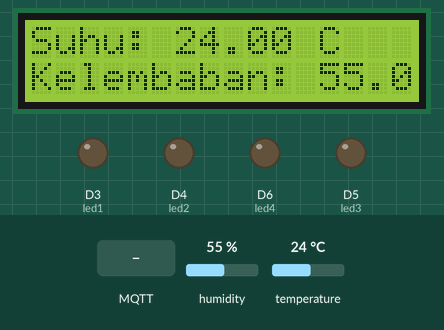
The sketch below on a simulated ESP8266 (NodeMCU). Shown: 16×2 character LCD, output pins drawn as LEDs (lit = HIGH). The test bench sets the inputs (shaded band); at power-on: humidity 55 %, temperature 24 °C. WiFi joins after 1.5 s; servers stay silent unless stated; no MQTT or app messages arrive unless stated; what the sketch prints to the serial monitor is not drawn.

Above: at 2.7 s.
2.8 s: MQTT message "D3=1" arrives on the first subscribed topic
At 3.4 s:
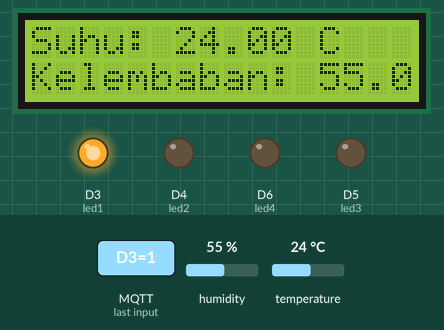
4.3 s: MQTT message "D4=1" arrives on the first subscribed topic
At 5.5 s:
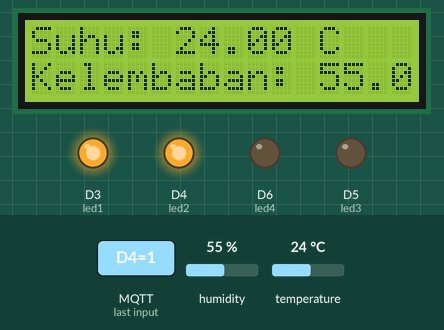
5.8 s: MQTT message "D3=0" arrives on the first subscribed topic
At 6.9 s:
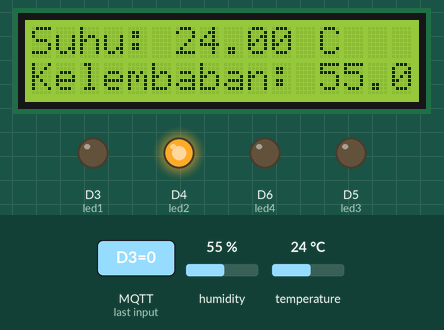
7.3 s: MQTT message "D5=1" arrives on the first subscribed topic
At 8.0 s:
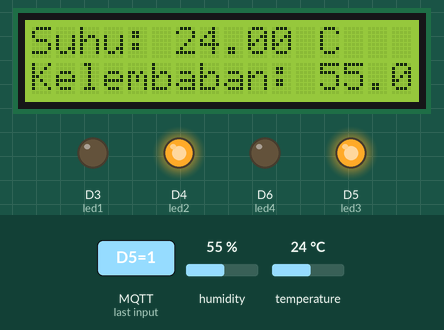
8.8 s: humidity set to 22 %
At 11.6 s:
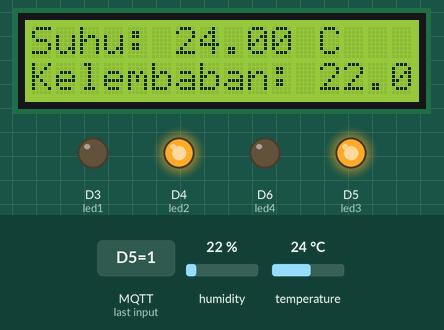
12.1 s: MQTT message "D4=0" arrives on the first subscribed topic
At 12.9 s:
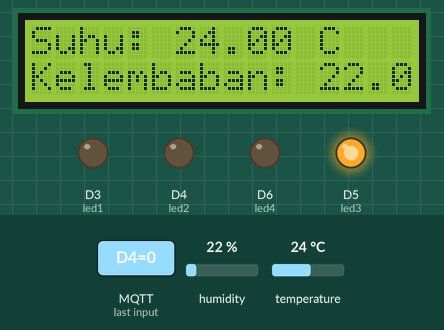
Timing chart, 0 to 14.6 s (numbered marks = the images above; inputs shaded):
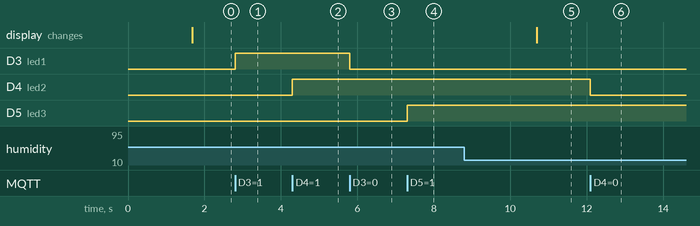

Measured:
- after the input at 2.8 s, D3 (led1): LOW → HIGH at once
- after the input at 4.3 s, D4 (led2): LOW → HIGH at once
- after the input at 5.8 s, D3 (led1): HIGH → LOW at once
- after the input at 7.3 s, D5 (led3): LOW → HIGH at once
- after the input at 8.8 s, the display: changes after 1.9 s (image 5)
- after the input at 12.1 s, D4 (led2): HIGH → LOW at once

The sketch:

sketch_jun30b.ino
```cpp
#include <ESP8266WiFi.h>

#include <PubSubClient.h>

#include <DHT.h>

#include <Wire.h>

#include <LiquidCrystal_I2C.h>


// Konfigurasi Wi-Fi dan MQTT

const char* ssid = "Pringgondani";

const char* password = "0895367640331";

const char* mqtt_server = "usm.revolusi-it.com";

const char* mqtt_user = "usm";

const char* mqtt_password = "usmjaya24";

const char* mqtt_topic = "test/test";

const char* client_name = "G.241.22.0003";


// Konfigurasi sensor DHT

#define DHTPIN D7 // Pin yang terhubung ke sensor DHT

#define DHTTYPE DHT11 // Tipe sensor DHT (DHT11, DHT22, dll)

DHT dht(DHTPIN, DHTTYPE);


// Konfigurasi LCD

LiquidCrystal_I2C lcd(0x27, 16, 2); // Alamat I2C LCD 16x2


// Pin untuk LED

const int led1 = D3;

const int led2 = D4;

const int led3 = D5;

const int led4 = D6;


WiFiClient espClient;

PubSubClient client(espClient);


long lastMsg = 0;

char msg[100];


void setup() {

// Mulai komunikasi serial

Serial.begin(115200);

// Set pin LED sebagai output

pinMode(led1, OUTPUT);

pinMode(led2, OUTPUT);

pinMode(led3, OUTPUT);

pinMode(led4, OUTPUT);


// Inisialisasi sensor DHT

dht.begin();

// Inisialisasi LCD

Wire.begin(D1,D2); // aktivasi D1, D2 sebagai i2c

lcd.begin(16,2);

lcd.backlight();

// Koneksi ke Wi-Fi

setup_wifi();

// Konfigurasi server MQTT dan callback

client.setServer(mqtt_server, 1883);

client.setCallback(callback);

}


void setup_wifi() {

delay(10);

// Memulai koneksi ke Wi-Fi

Serial.println();

Serial.print("Connecting to ");

Serial.println(ssid);

WiFi.begin(ssid, password);

while (WiFi.status() != WL_CONNECTED) {

delay(500);

Serial.print(".");

}

Serial.println("");

Serial.println("WiFi connected");

Serial.println("IP address: ");

Serial.println(WiFi.localIP());

}


void callback(char* topic, byte* payload, unsigned int length) {

// Fungsi callback untuk menangani pesan MQTT yang diterima

Serial.print("Message arrived [");

Serial.print(topic);

Serial.print("] ");

String message;

for (int i = 0; i < length; i++) {

message += (char)payload[i];

}

Serial.println(message);

// Kontrol LED berdasarkan pesan yang diterima

if (message == "D3=1") {

digitalWrite(led1, HIGH);

} else if (message == "D3=0") {

digitalWrite(led1, LOW);

}

if (message == "D4=1") {

digitalWrite(led2, HIGH);

} else if (message == "D4=0") {

digitalWrite(led2, LOW);

}


if (message == "D5=1") {

digitalWrite(led3, HIGH);

} else if (message == "D5=0") {

digitalWrite(led3, LOW);

}

if (message == "D6=1") {

digitalWrite(led4, HIGH);

} else if (message == "D6=0") {

digitalWrite(led4, LOW);

}

if (message == "{\"nim\":\"G.241.22.0003\",\"D3\":1}") {

digitalWrite(led1, HIGH);

} else if (message == "{\"nim\":\"G.241.22.0003\",\"D3\":0}") {

digitalWrite(led1, LOW);

}

if (message == "{\"nim\":\"G.241.22.0003\",\"D4\":1}") {

digitalWrite(led2, HIGH);

} else if (message == "{\"nim\":\"G.241.22.0003\",\"D4\":0}") {

digitalWrite(led2, LOW);

}

if (message == "{\"nim\":\"G.241.22.0003\",\"D5\":1}") {

digitalWrite(led3, HIGH);

} else if (message == "{\"nim\":\"G.241.22.0003\",\"D5\":0}") {

digitalWrite(led3, LOW);

}

if (message == "{\"nim\":\"G.241.22.0003\",\"D6\":1}") {

digitalWrite(led4, HIGH);

} else if (message == "{\"nim\":\"G.241.22.0003\",\"D6\":0}") {

digitalWrite(led4, LOW);

}


}

void reconnect() {

// Loop sampai terkoneksi kembali ke server MQTT

while (!client.connected()) {

Serial.print("Attempting MQTT connection...");

// Coba koneksi ke server MQTT

if (client.connect(client_name, mqtt_user, mqtt_password)) {

Serial.println("connected");

// Berlangganan ke topik

client.subscribe(mqtt_topic);

} else {

Serial.print("failed, rc=");

Serial.print(client.state());

Serial.println(" try again in 5 seconds");

// Tunggu 5 detik sebelum mencoba kembali

delay(5000);

}

}

}


void loop() {

// Pastikan tetap terhubung ke server MQTT

if (!client.connected()) {

reconnect();

}

client.loop();

// Mengirim data suhu dan kelembaban setiap 1 detik

long now = millis();

if (now - lastMsg > 1000) {

lastMsg = now;

// Membaca suhu dan kelembaban dari sensor DHT

float h = dht.readHumidity();

float t = dht.readTemperature();

// Cek jika pembacaan gagal

if (isnan(h) || isnan(t)) {

Serial.println("Failed to read from DHT sensor!");

return;

}

// Membuat payload JSON

String payload = "{\"nim\":\"";

payload += client_name;

payload += "\",\"suhu\":";

payload += t;

payload += ",\"kelembaban\":";

payload += h;

payload += "}";

// Publish ke topik MQTT

payload.toCharArray(msg, 100);

client.publish(mqtt_topic, msg);

// Tampilkan di serial monitor

Serial.print("Published: ");

Serial.println(msg);

// Tampilkan di LCD

lcd.clear();

lcd.setCursor(0, 0);

lcd.print("Suhu: ");

lcd.print(t);

lcd.print(" C");

lcd.setCursor(0, 1);

lcd.print("Kelembaban: ");

lcd.print(h);

lcd.print(" %");

}

}
```
